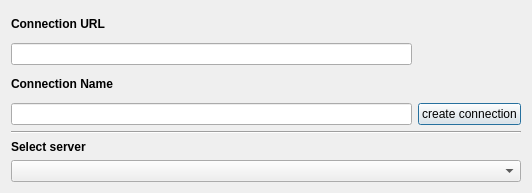
<?xml version="1.0" encoding="UTF-8"?>
<ui version="4.0">
 <class>SpatialDialog</class>
 <widget class="QDialog" name="SpatialDialog">
  <property name="geometry">
   <rect>
    <x>0</x>
    <y>0</y>
    <width>532</width>
    <height>193</height>
   </rect>
  </property>
  <property name="windowTitle">
   <string>openEO Connector</string>
  </property>
  <layout class="QGridLayout" name="gridLayout_2">
   <item row="3" column="0">
    <widget class="QLabel" name="name_label_2">
     <property name="font">
      <font>
       <weight>75</weight>
       <bold>true</bold>
      </font>
     </property>
     <property name="text">
      <string>Select server</string>
     </property>
    </widget>
   </item>
   <item row="4" column="0" colspan="2">
    <widget class="QComboBox" name="server_selector"/>
   </item>
   <item row="0" column="0">
    <layout class="QVBoxLayout" name="verticalLayout">
     <item>
      <widget class="QLabel" name="url_label">
       <property name="font">
        <font>
         <weight>75</weight>
         <bold>true</bold>
        </font>
       </property>
       <property name="text">
        <string>Connection URL</string>
       </property>
      </widget>
     </item>
     <item>
      <widget class="QLineEdit" name="url_edit">
       <property name="maximumSize">
        <size>
         <width>16777215</width>
         <height>16777215</height>
        </size>
       </property>
      </widget>
     </item>
     <item>
      <widget class="QLabel" name="name_label">
       <property name="font">
        <font>
         <weight>75</weight>
         <bold>true</bold>
        </font>
       </property>
       <property name="text">
        <string>Connection Name</string>
       </property>
      </widget>
     </item>
     <item>
      <widget class="QLineEdit" name="conn_name_edit">
       <property name="maximumSize">
        <size>
         <width>16777215</width>
         <height>16777215</height>
        </size>
       </property>
      </widget>
     </item>
    </layout>
   </item>
   <item row="0" column="1">
    <layout class="QVBoxLayout" name="verticalLayout_3">
     <item>
      <widget class="QLabel" name="logo">
       <property name="maximumSize">
        <size>
         <width>100</width>
         <height>75</height>
        </size>
       </property>
       <property name="whatsThis">
        <string extracomment="Show all available versions of the backends or only the latest (compatible) versions"/>
       </property>
       <property name="text">
        <string/>
       </property>
       <property name="pixmap">
        <pixmap>images/icon_new.png</pixmap>
       </property>
       <property name="scaledContents">
        <bool>true</bool>
       </property>
      </widget>
     </item>
     <item>
      <spacer name="verticalSpacer">
       <property name="orientation">
        <enum>Qt::Vertical</enum>
       </property>
       <property name="sizeHint" stdset="0">
        <size>
         <width>20</width>
         <height>40</height>
        </size>
       </property>
      </spacer>
     </item>
     <item>
      <widget class="QPushButton" name="connect_button">
       <property name="text">
        <string>create connection</string>
       </property>
      </widget>
     </item>
    </layout>
   </item>
   <item row="1" column="0" rowspan="2" colspan="2">
    <widget class="Line" name="line">
     <property name="orientation">
      <enum>Qt::Horizontal</enum>
     </property>
    </widget>
   </item>
  </layout>
 </widget>
 <resources/>
 <connections/>
</ui>
